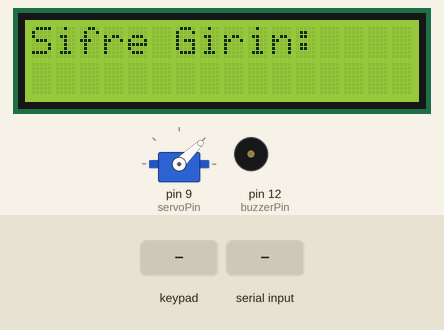
A sketch run on a simulated Arduino Uno, built with avr-gcc and run on an emulated ATmega328P. Shown: servo, 16×2 character LCD, buzzer (waves = sounding). The test bench sets the inputs (shaded band). What the sketch prints to the serial monitor is not drawn.

Above: at 2.2 s.
2.3 s: keypad keys 3 6 3 6 # pressed 0.4 s apart
At 5.5 s:
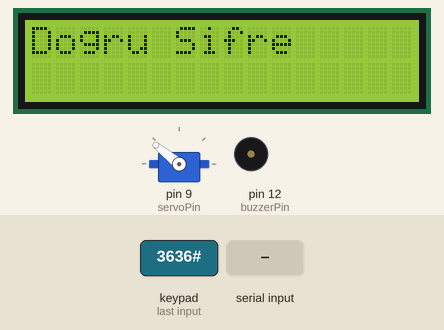
5.8 s: key '#' pressed
At 8.1 s:
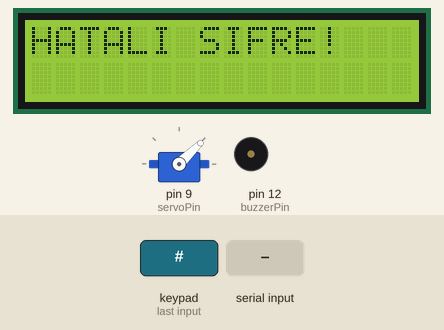
8.8 s: "A" received over Serial
At 10.6 s:
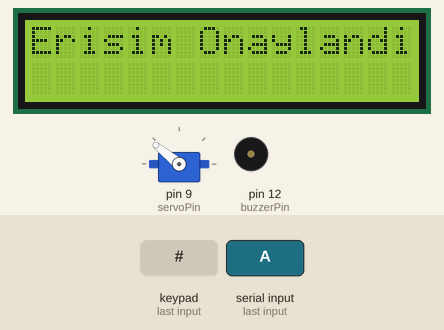
11.8 s: key '*' pressed
At 12.5 s:
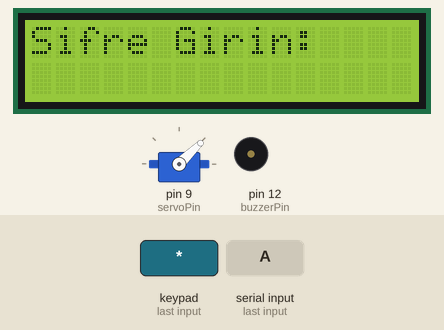
13.3 s: key '1' pressed
At 13.8 s:
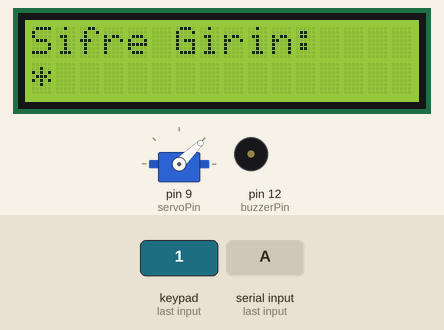
14.8 s: key '2' pressed
At 16.1 s:
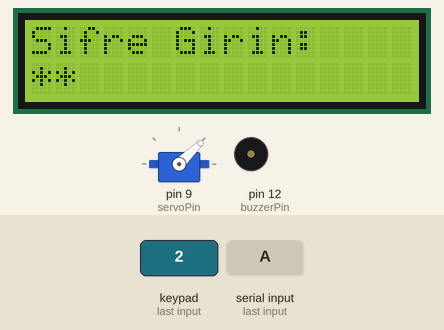
Timing chart, 0 to 17.3 s (numbered marks = the images above; inputs shaded):
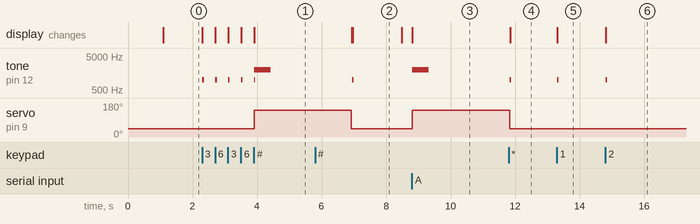

Measured:
- after the input at 2.3 s, tone on pin 12 (buzzerPin): plays 1000 Hz for 0.05 s, 1000 Hz for 0.05 s, 1000 Hz for 0.05 s, 1000 Hz for 0.05 s, 1000 Hz for 0.01 s, 2000 Hz for 0.50 s, starting at once; servo on pin 9 (servoPin): 44° → 141° after 1.6 s; the display: first changes at once (image 1 shows a later state)
- after the input at 5.8 s, tone on pin 12 (buzzerPin): silent → 1000 Hz after 1.2 s, → silent 0.05 s later; the display: first differs from a run without the input after 1.2 s (image 2)
- after the input at 8.8 s, tone on pin 12 (buzzerPin): silent → 2000 Hz at once, → silent 0.50 s later; servo on pin 9 (servoPin): 44° → 141° at once; the display: changes at once (image 3)
- after the input at 11.8 s, tone on pin 12 (buzzerPin): silent → 1000 Hz at once, → silent 0.05 s later
- after the input at 13.3 s, tone on pin 12 (buzzerPin): silent → 1000 Hz at once, → silent 0.05 s later; the display: changes at once (image 5)
- after the input at 14.8 s, tone on pin 12 (buzzerPin): silent → 1000 Hz at once, → silent 0.05 s later; the display: changes at once (image 6)
- what the display in image 2 shows lasts 1.5 s, from 7.0 s to 8.5 s

The sketch:

KilitSistemi.ino
```cpp
/*
 * CyberLock v1.0 - Kilit Kontrol Ünitesi
 * Geliştirici Ekip: Şeyda Nur Demirkol, Umut Dirlik, Kayra Miraç Daşdan
 */

#include <Wire.h>
#include <LiquidCrystal_I2C.h>
#include <Keypad.h>
#include <Servo.h>

LiquidCrystal_I2C lcd(0x27, 16, 2);

// Keypad Ayarları
const byte ROWS = 4;
const byte COLS = 3;
char keys[ROWS][COLS] = {
  {'1','2','3'}, {'4','5','6'}, {'7','8','9'}, {'*','0','#'}
};
byte rowPins[ROWS] = {2,3,4,5};
byte colPins[COLS] = {6,7,8};

Keypad keypad = Keypad(makeKeymap(keys), rowPins, colPins, ROWS, COLS);
Servo kilitServosu;

// Donanım Pinleri
const int servoPin = 9;
const int buzzerPin = 12;

// Ayarlar
String anaSifre = "3636";
String girilenSifre = "";

void setup() {
  Serial.begin(9600);
  pinMode(buzzerPin, OUTPUT);
  kilitServosu.attach(servoPin);

  kilitKapat();

  lcd.init();
  lcd.backlight();
  lcd.print("Sistem Aktif");
  delay(1000);
  lcd.clear();
  lcd.print("Sifre Girin:");
}

void kilitAc() {
  kilitServosu.writeMicroseconds(2000); // Açık pozisyon
  tone(buzzerPin, 2000, 500);
}

void kilitKapat() {
  kilitServosu.writeMicroseconds(1000); // Kapalı pozisyon
}

void loop() {
  // Python'dan gelen komutu dinle (RFID veya Web için)
  if (Serial.available() > 0) {
    char komut = Serial.read();
    if (komut == 'A' || komut == 'a') {
      lcd.clear(); lcd.print("Erisim Onaylandi");
      kilitAc(); delay(3000); kilitKapat();
      lcd.clear(); lcd.print("Sifre Girin:");
    }
  }

  char key = keypad.getKey();
  if (key) {
    tone(buzzerPin, 1000, 50);
    if (key == '*') {
      girilenSifre = "";
      lcd.clear(); lcd.print("Sifre Girin:");
      return;
    }
    if (key == '#') {
      if (girilenSifre == anaSifre) {
        lcd.clear(); lcd.print("Dogru Sifre");
        Serial.println("KEYPAD_OK");
        kilitAc(); delay(3000); kilitKapat();
      } else {
        Serial.println("KEYPAD_FAIL");
        lcd.clear(); lcd.print("HATALI SIFRE!"); delay(1500);
      }
      girilenSifre = ""; lcd.clear(); lcd.print("Sifre Girin:");
      return;
    }
    if (girilenSifre.length() < 4) {
      girilenSifre += key;
      lcd.setCursor(girilenSifre.length()-1, 1); lcd.print("*");
    }
  }
}
```
